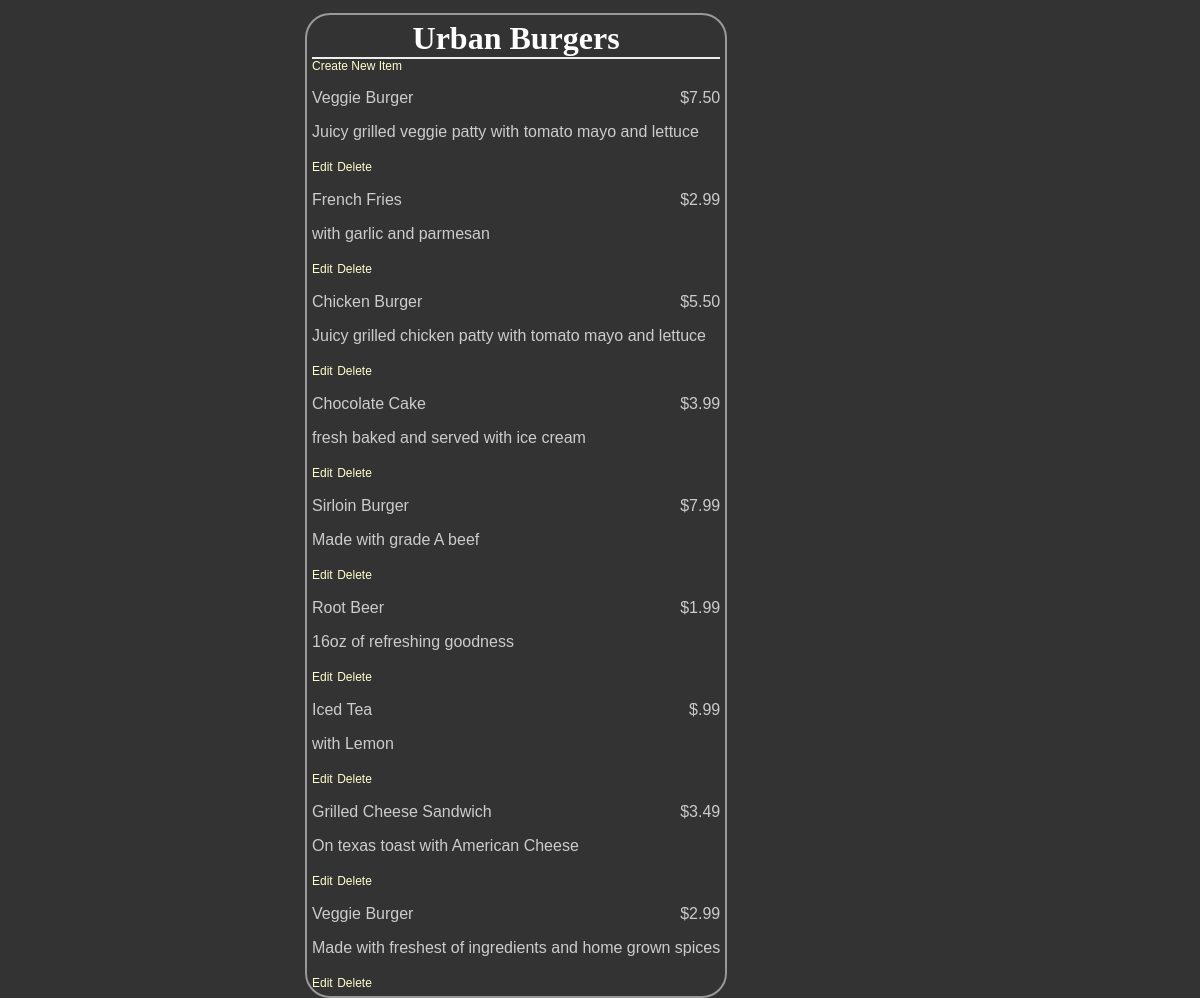
The page /restaurants/2/ on the database as committed earlier.
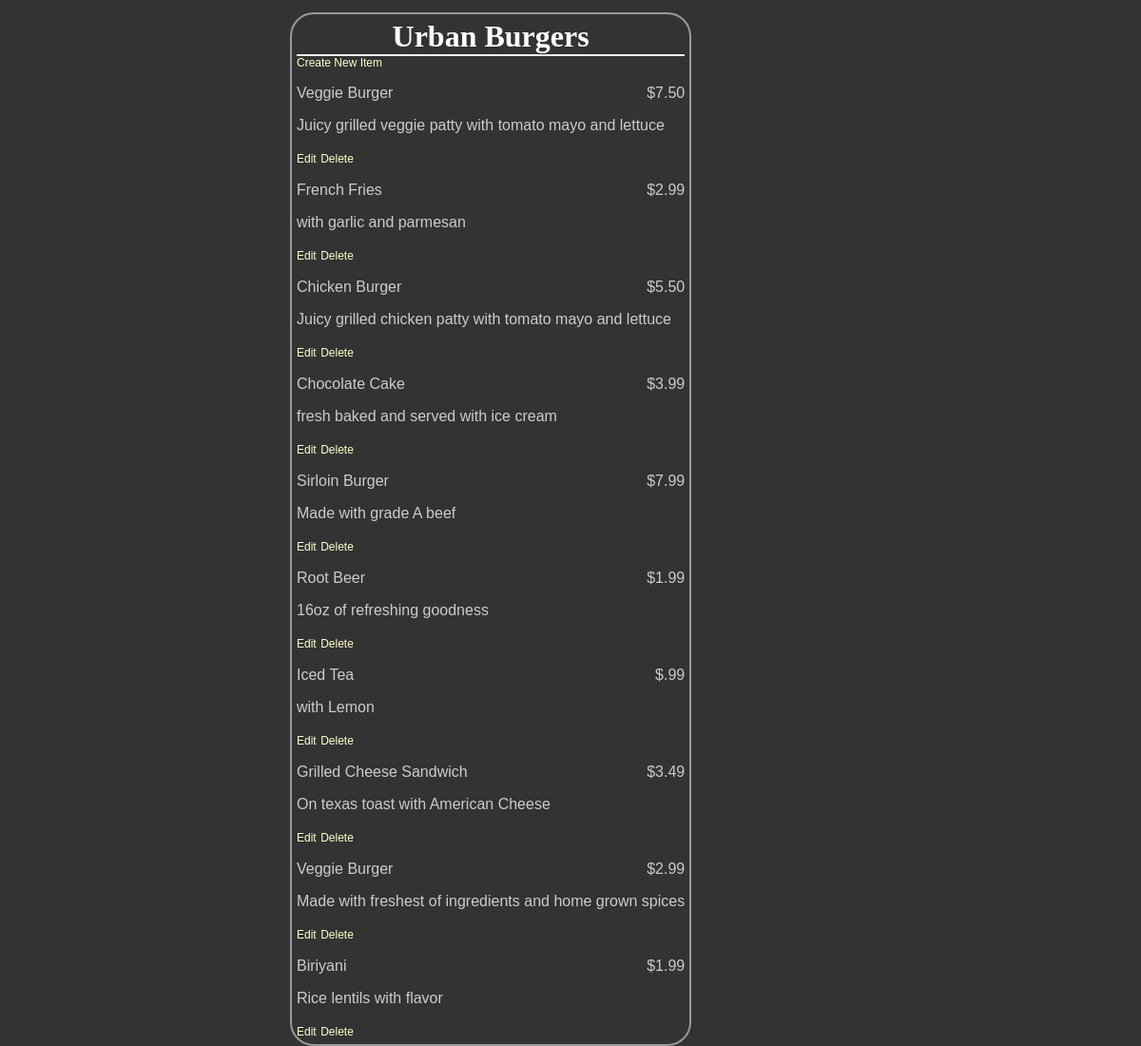
The same page on the database as committed later.
### database_setup.py (models this page shows)
class MenuItem(Base):
    __tablename__ = 'menu_item'
    name = Column(String(80), nullable = False)
    id = Column(Integer, primary_key = True)
    course = Column(String(250))
    description = Column(String(250))
    price = Column(String(8))
    restaurant_id = Column(Integer, ForeignKey('restaurant.id'))
    restaurant = relationship(Restaurant)

### project.py (the view)
@app.route('/')
@app.route('/restaurants/<int:restaurant_id>/')
def restaurantMenu(restaurant_id):
    restaurant = session.query(Restaurant).filter_by(id=restaurant_id).one()
    items = session.query(MenuItem).filter_by(restaurant_id=restaurant.id)
    return render_template('menu.html', restaurant = restaurant, items = items)

### templates/menu.html (shortened to what this page needs)
<html>
<head>
	<link rel=stylesheet type=text/css href="{{ url_for('static', filename='styles.css') }}">
	</head>
	<body>
	<div class = 'pane'>
		<div class = 'header'>
		<h1>{{ restaurant.name }}</h1>
	</div>
	<a href = '{{url_for('newMenuItem', restaurant_id = restaurant.id) }}'>Create New Item</a>
		{% for i in items %}
    <div class = 'nameAndPrice'>
		<span class = 'name'><p>{{i.name}}</p></span>
		<span class = 'price'>
		<p>{{i.price}} </p>
	</span>
	</div>
	<div class = 'description'>
		<p>{{i.description}}</p>
	</div>
	<div class = "editdeletepane">
	<a href='{{url_for('editMenuItem', restaurant_id = restaurant.id, menu_id=i.id)}}' >Edit</a>
	<a href='{{url_for('deleteMenuItem', restaurant_id = restaurant.id, menu_id=i.id)}}' >
	Delete</a>
	</div>
		{% endfor %}
</div>
	</body>
</html>

Rows that differ between the two databases and show on the page:
added MenuItem: name "Biriyani", price "$1.99", description "Rice lentils with flavor"
